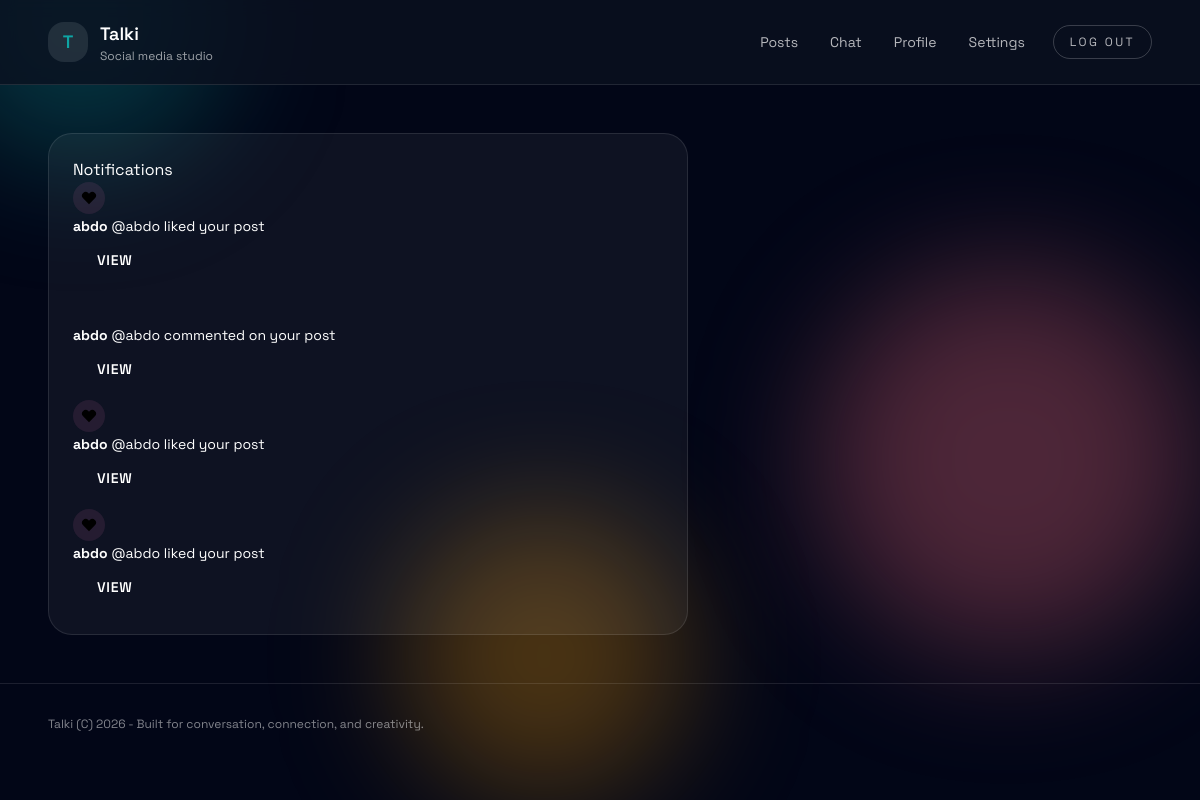
Page /notifications (signed in) on the committed database.
### tables this page shows
CREATE TABLE notifications (
                id INTEGER PRIMARY KEY AUTOINCREMENT,
                user_id INTEGER NOT NULL,
                actor_id INTEGER NOT NULL,
                post_id INTEGER NOT NULL,
                type TEXT NOT NULL,
                read INTEGER NOT NULL DEFAULT 0,
                created_at TEXT NOT NULL,
                FOREIGN KEY (user_id) REFERENCES users (id),
                FOREIGN KEY (actor_id) REFERENCES users (id),
                FOREIGN KEY (post_id) REFERENCES posts (id)
            );

CREATE TABLE users (
                id INTEGER PRIMARY KEY AUTOINCREMENT,
                email TEXT UNIQUE NOT NULL,
                name TEXT NOT NULL,
                handle TEXT UNIQUE NOT NULL,
                password_hash TEXT NOT NULL,
                verified INTEGER NOT NULL DEFAULT 0,
                created_at TEXT NOT NULL
            , avatar_path TEXT, bio TEXT, hobbies TEXT, share_link TEXT, last_active_at TEXT, last_chat_active_at TEXT, last_active_conversation_id INTEGER);

### app.py (the view)
@app.route("/notifications")
@login_required
def notifications():
    with get_db() as conn:
        notif_rows = conn.execute(
            """
            SELECT notifications.id,
                   notifications.type,
                   notifications.created_at,
                   posts.id AS post_id,
                   actor.name AS actor_name,
                   actor.handle AS actor_handle
            FROM notifications
            JOIN users AS actor ON actor.id = notifications.actor_id
            JOIN posts ON posts.id = notifications.post_id
            WHERE notifications.user_id = ?
            ORDER BY notifications.created_at DESC
            """,
            (session.get("user_id"),),
        ).fetchall()
        conn.execute(
            "UPDATE notifications SET read = 1 WHERE user_id = ?",
            (session.get("user_id"),),
        )
    notifications_list = [
        {
            "id": row["id"],
            "type": row["type"],
            "created_at": row["created_at"],
            "post_id": row["post_id"],
            "actor_name": row["actor_name"],
            "actor_handle": f"@{row['actor_handle']}",
        }
        for row in notif_rows
    ]
    return render_template(
        "notifications.html",
        nav=nav_items("notifications"),
        year=datetime.now().year,
        notifications=notifications_list,
    )

### app.py (called while the page is built)
@app.before_request
def csrf_protect():
    if request.method == "POST":
        token = session.get("_csrf_token")
        if not token or token != request.form.get("_csrf_token"):
            return "CSRF token missing or invalid", 400

def get_db() -> sqlite3.Connection:
    conn = sqlite3.connect(DATABASE_PATH, timeout=30, check_same_thread=False)
    conn.row_factory = sqlite3.Row
    conn.execute("PRAGMA journal_mode=WAL;")
    conn.execute("PRAGMA synchronous=NORMAL;")
    conn.execute("PRAGMA foreign_keys=ON;")
    conn.execute("PRAGMA busy_timeout=30000;")
    return conn

def current_user():
    user_id = session.get("user_id")
    if not user_id:
        return None
    with get_db() as conn:
        user = conn.execute("SELECT * FROM users WHERE id = ?", (user_id,)).fetchone()
    return user

@app.context_processor
def inject_user():
    return {"current_user": current_user()}

def nav_items(active: str) -> list[dict]:
    items = [
        {"label": "Posts", "href": url_for("posts")},
        {"label": "Chat", "href": url_for("chat")},
        {"label": "Profile", "href": url_for("profile")},
        {"label": "Settings", "href": url_for("settings")},
    ]
    for item in items:
        item["active"] = item["label"].lower() == active
    return items

def login_required(view):
    @wraps(view)
    def wrapper(*args, **kwargs):
        if not current_user():
            return redirect(url_for("login"))
        return view(*args, **kwargs)
    return wrapper

@app.before_request
def redirect_logged_in_from_auth_pages():
    if request.endpoint in {"login", "signup", "forgot_password", "reset_password"} and current_user():
        return redirect(url_for("posts"))

### templates/notifications.html
{% extends "base.html" %}
{% set title = "Notifications | Talki" %}
{% block content %}
<div style="max-width: 640px;">
  <div class="card">
    <div class="section-header" style="margin-bottom: var(--sp-6);">Notifications</div>
    {% if notifications|length == 0 %}
    <div class="empty-state">
      <svg viewBox="0 0 24 24" fill="none" stroke="currentColor" stroke-width="1.5" width="48" height="48" style="margin: 0 auto var(--sp-4); opacity: 0.3;"><path d="M18 8A6 6 0 0 0 6 8c0 7-3 9-3 9h18s-3-2-3-9"/><path d="M13.73 21a2 2 0 0 1-3.46 0"/></svg>
      <p>No notifications yet. When someone likes or comments on your posts, you'll see it here.</p>
    </div>
    {% else %}
    <div class="space-y-2">
      {% for notif in notifications %}
      <div class="notification-item" style="animation: fadeIn var(--duration-slow) var(--ease-out) {{ loop.index0 * 50 }}ms both;">
        {% if notif.type == "like" %}
        <div style="width: 32px; height: 32px; border-radius: var(--radius-full); background: rgba(244, 114, 182, 0.1); display: flex; align-items: center; justify-content: center; flex-shrink: 0;">
          <svg viewBox="0 0 24 24" fill="var(--secondary)" stroke="none" width="16" height="16"><path d="M20.84 4.61a5.5 5.5 0 0 0-7.78 0L12 5.67l-1.06-1.06a5.5 5.5 0 0 0-7.78 7.78l1.06 1.06L12 21.23l7.78-7.78 1.06-1.06a5.5 5.5 0 0 0 0-7.78z"/></svg>
        </div>
        {% elif notif.type == "comment" %}
        <div style="width: 32px; height: 32px; border-radius: var(--radius-full); background: var(--primary-subtle); display: flex; align-items: center; justify-content: center; flex-shrink: 0;">
          <svg viewBox="0 0 24 24" fill="none" stroke="var(--primary)" stroke-width="2" width="16" height="16"><path d="M21 15a2 2 0 0 1-2 2H7l-4 4V5a2 2 0 0 1 2-2h14a2 2 0 0 1 2 2z"/></svg>
        </div>
        {% endif %}
        <div style="flex: 1; min-width: 0;">
          <span class="text-sm">
            <strong>{{ notif.actor_name }}</strong>
            <span class="text-faint">{{ notif.actor_handle }}</span>
            {% if notif.type == "like" %}
              liked your post
            {% elif notif.type == "comment" %}
              commented on your post
            {% endif %}
          </span>
        </div>
        <a href="{{ url_for('post_detail', post_id=notif.post_id) }}" class="btn btn-ghost btn-xs link-accent">View</a>
      </div>
      {% endfor %}
    </div>
    {% endif %}
  </div>
</div>
{% endblock %}

### static/design-system.css (style rules this page uses)
:root { --color-primary: #0EA5A4; --color-primary-light: #14B8B7; --color-primary-dark: #0A7D7C; --color-primary-hover: #12A5A4; --color-secondary: #FB7185; --color-secondary-light: #FC8B9E; --color-secondary-dark: #E85D73; --color-accent: #8B5CF6; --color-accent-light: #A78BFA; --color-accent-dark: #7C3AED; --color-bg-primary: #0B1120; --color-bg-secondary: #111827; --color-bg-tertiary: #1F2937; --color-bg-elevated: #1E293B; --color-surface: rgba(255, 255, 255, 0.05); --color-surface-hover: rgba(255, 255, 255, 0.08); --color-surface-active: rgba(255, 255, 255, 0.12); --color-text-primary: #FFFFFF; --color-text-secondary: rgba(255, 255, 255, 0.70); --color-text-tertiary: rgba(255, 255, 255, 0.50); --color-text-disabled: rgba(255, 255, 255, 0.30); --color-success: #10B981; --color-success-bg: rgba(16, 185, 129, 0.1); --color-success-border: rgba(16, 185, 129, 0.4); --color-error: #EF4444; --color-error-bg: rgba(239, 68, 68, 0.1); --color-error-border: rgba(239, 68, 68, 0.4); --color-warning: #F59E0B; --color-warning-bg: rgba(245, 158, 11, 0.1); --color-warning-border: rgba(245, 158, 11, 0.4); --color-info: #3B82F6; --color-info-bg: rgba(59, 130, 246, 0.1); --color-info-border: rgba(59, 130, 246, 0.4); --color-border-primary: rgba(255, 255, 255, 0.10); --color-border-secondary: rgba(255, 255, 255, 0.05); --color-border-focus: var(--color-primary); --font-primary: -apple-system, BlinkMacSystemFont, 'Segoe UI', Roboto, 'Helvetica Neue', Arial, sans-serif; --font-mono: 'Courier New', Courier, monospace; --font-size-xs: 0.75rem; --font-size-sm: 0.875rem; --font-size-base: 1rem; --font-size-lg: 1.125rem; --font-size-xl: 1.25rem; --font-size-2xl: 1.5rem; --font-size-3xl: 2rem; --font-size-4xl: 2.5rem; --font-size-5xl: 3rem; --font-weight-normal: 400; --font-weight-medium: 500; --font-weight-semibold: 600; --font-weight-bold: 700; --line-height-tight: 1.25; --line-height-normal: 1.5; --line-height-relaxed: 1.75; --space-1: 0.25rem; --space-2: 0.5rem; --space-3: 0.75rem; --space-4: 1rem; --space-5: 1.25rem; --space-6: 1.5rem; --space-8: 2rem; --space-10: 2.5rem; --space-12: 3rem; --space-16: 4rem; --space-20: 5rem; --radius-sm: 0.5rem; --radius-md: 0.75rem; --radius-lg: 1rem; --radius-xl: 1.25rem; --radius-2xl: 1.5rem; --radius-full: 9999px; --shadow-sm: 0 1px 2px 0 rgba(0, 0, 0, 0.3); --shadow-md: 0 4px 6px -1px rgba(0, 0, 0, 0.4), 0 2px 4px -1px rgba(0, 0, 0, 0.3); --shadow-lg: 0 10px 15px -3px rgba(0, 0, 0, 0.5), 0 4px 6px -2px rgba(0, 0, 0, 0.3); --shadow-xl: 0 20px 25px -5px rgba(0, 0, 0, 0.6), 0 10px 10px -5px rgba(0, 0, 0, 0.3); --shadow-2xl: 0 25px 50px -12px rgba(0, 0, 0, 0.7); --transition-fast: 150ms ease; --transition-base: 200ms ease; --transition-slow: 300ms ease; --z-base: 0; --z-dropdown: 1000; --z-sticky: 1100; --z-modal-backdrop: 1200; --z-modal: 1300; --z-toast: 1400; --z-tooltip: 1500; --min-touch-target: 44px; }
.btn { display: inline-flex; align-items: center; justify-content: center; padding: var(--space-3) var(--space-6); font-size: var(--font-size-sm); font-weight: var(--font-weight-semibold); text-transform: uppercase; letter-spacing: 0.05em; border-radius: var(--radius-xl); transition: all var(--transition-base); cursor: pointer; border: none; outline: none; min-height: var(--min-touch-target); white-space: nowrap; }
.card { background: var(--color-surface); border: 1px solid var(--color-border-primary); border-radius: var(--radius-2xl); padding: var(--space-6); transition: all var(--transition-base); }

### rows in the picture
notifications: type "like" (drawn), actor_name "abdo", actor_handle "@abdo"
notifications: type "comment" (drawn), actor_name "abdo", actor_handle "@abdo"
notifications: type "like" (drawn), actor_name "abdo", actor_handle "@abdo"
notifications: type "like" (drawn), actor_name "abdo", actor_handle "@abdo"

### other values in the picture
{{ item.label }} "Posts" "Chat" "Profile" "Settings"
